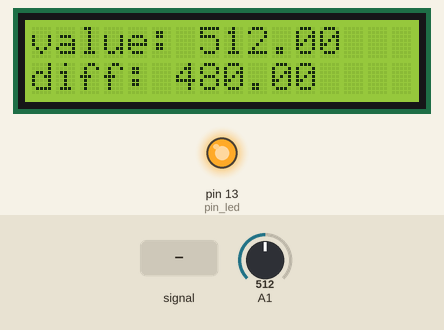
Recording of a sketch running on a simulated Arduino Uno, built with avr-gcc and run on an emulated ATmega328P. Parts: 16×2 character LCD, output pins drawn as LEDs (lit = HIGH). Inputs (shaded band) come from the test bench; at power-on: A1 = 512. What the sketch prints to the serial monitor is not drawn.

Above: at 0.6 s.
1.3 s: A1 set to 0
At 3.2 s:
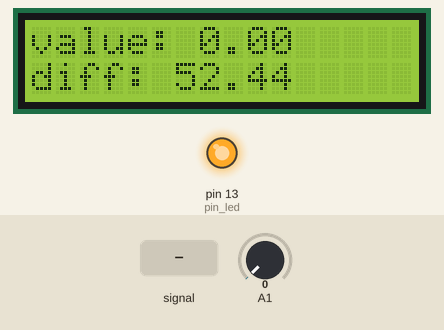
3.5 s: A1 set to 122
At 3.9 s:
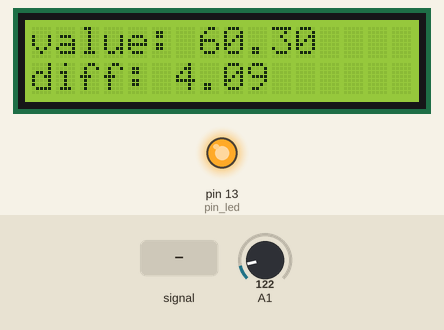
5.5 s: A1 set to 306
At 5.9 s:
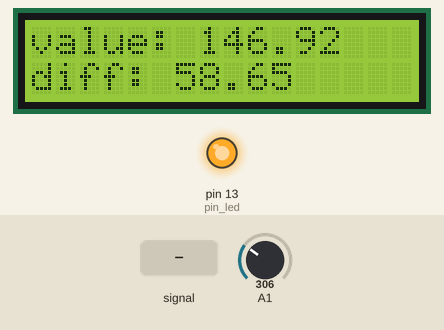
7.5 s: A1 fed a 200 Hz sine of ±81 counts around its level
At 7.9 s:
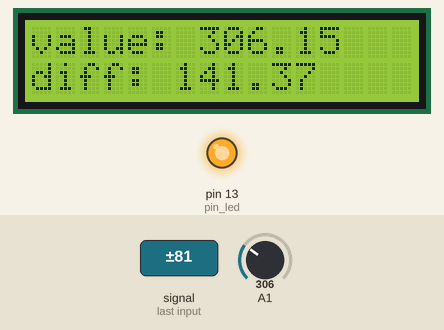
9.5 s: A1 fed a 1000 Hz sine of ±255 counts around its level
At 13.84 s:
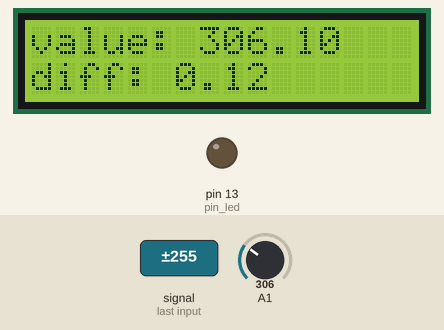
Timing chart, 0 to 15.3 s (numbered marks = the images above; inputs shaded):
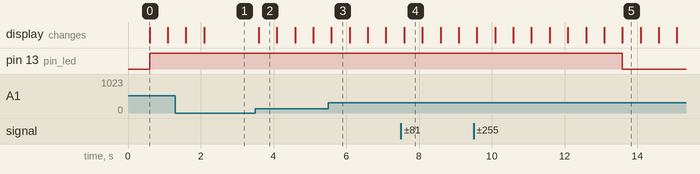

The sketch:

Metal_Detector_2.ino
```cpp
#include <Wire.h>
#include <LiquidCrystal_I2C.h>

LiquidCrystal_I2C lcd(0x27,16,2);

int pin_led = 13;

const int ring_size = 16;
int index = 0;
double data_ring[ring_size];
double data_sum = 0;

void setup() {
  memset(data_ring, 0, sizeof(data_ring));

  Serial.begin(9600);
  pinMode(pin_led, OUTPUT);

  lcd.init();
  lcd.backlight();
}

unsigned long old_tick = 0;
unsigned long term = 0;
int count = 0;
double sum = 0;

void loop() {
  if (old_tick == 0) {
    old_tick = millis();
    return;
  }

  int value = analogRead(A1);

  count++;
  sum = sum + value;

  unsigned long tick = millis();
  term = term + tick - old_tick;
  old_tick = tick;

  if (term >= 500) {
    double value = sum / count;
    count = 0;
    sum = 0;
    term = 0;

    index = (index + 1) % ring_size;
    data_sum = data_sum - data_ring[index] + value;
    data_ring[index] = value;

    double avg = data_sum / ring_size;

    lcd.clear();
    lcd.print("value: ");  lcd.print(value);
    lcd.setCursor(0, 1);
    lcd.print("diff: ");  lcd.print(abs(value - avg));

    Serial.print("value: ");  Serial.println(value);
    Serial.print("diff: ");  Serial.println(abs(value - avg));

    if (abs(value - avg) > (avg * 0.01)) {
        digitalWrite(pin_led, HIGH);
    }  else {
        digitalWrite(pin_led, LOW);
    }
  }
}
```

Measured:
- after the input at 3.5 s, the display: changes after 0.09 s (image 2)
- what the display in image 0 shows lasts 0.5 s, from 0.6 s to 1.1 s
